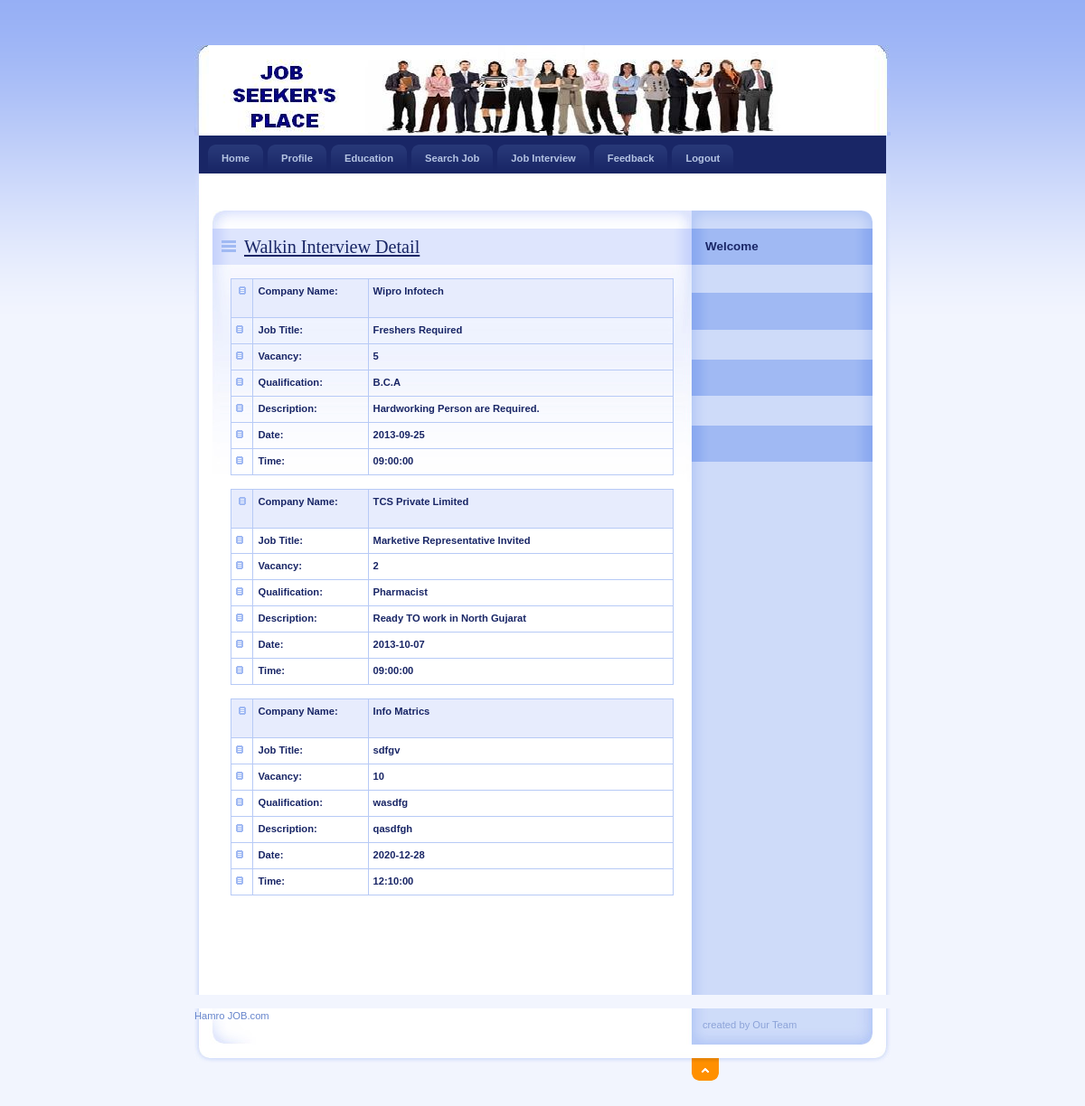
/JobSeeker/Walkin.php (signed in), run on the app's committed database.
### tables this page shows
CREATE TABLE `walkin_master` (
  `WalkInId` int(11) NOT NULL,
  `CompanyName` varchar(20) NOT NULL,
  `JobTitle` varchar(50) NOT NULL,
  `Vacancy` int(11) NOT NULL,
  `MinQualification` varchar(50) NOT NULL,
  `Description` varchar(100) NOT NULL,
  `InterviewDate` date NOT NULL,
  `InterviewTime` time NOT NULL
);

### JobSeeker/Walkin.php (the view, shortened to what this page needs)
<!DOCTYPE html PUBLIC "-//W3C//DTD XHTML 1.0 Strict//EN" "http://www.w3.org/TR/xhtml1/DTD/xhtml1-strict.dtd">
<html xmlns="http://www.w3.org/1999/xhtml" xml:lang="cs" lang="cs">
<head>
    <link rel="stylesheet" media="screen,projection" type="text/css" href="./css/main.css" />
    <link rel="stylesheet" media="print" type="text/css" href="./css/print.css" />
    <link rel="stylesheet" media="aural" type="text/css" href="./css/aural.css" />
</head>
<body id="www-url-cz">
<div id="main" class="box">
<?php
include "Header.php"
?>
<?php
include "menu.php"
?>
    <div id="page" class="box">
    <div id="page-in" class="box">
        <div id="strip" class="box noprint">
            <p id="breadcrumbs">&nbsp;</p>
        </div>
        <div id="content">
            <div class="article">
                <h2><span><a href="#">Walkin Interview Detail</a></span></h2>
                <?php
$con = mysqli_connect("localhost","root","","job");
$sql = "select * from Walkin_Master";
$result = mysqli_query($con,$sql);
while($row = mysqli_fetch_array($result))
{
$CompanyName=$row['CompanyName'];
$JobTitle=$row['JobTitle'];
$Vacancy=$row['Vacancy'];
$MinQualification=$row['MinQualification'];
$Description=$row['Description'];
$InterviewDate=$row['InterviewDate'];
$InterviewTime=$row['InterviewTime'];
?>
                <table width="100%" border="1" bordercolor="#1CB5F1" >
                  <tr>
                    <th width="5%" bgcolor="#1CB5F1" class="style3"><img src="../design/ico_cat.gif" alt="" width="8" height="9" /></th>
                  <th width="26%" height="32" bgcolor="#1CB5F1" class="style3"><div align="left" class="style9 style5"><strong>Company Name</strong>:</div></th>
                    <th width="69%" height="32" bgcolor="#1CB5F1" class="style3"><div align="left"><strong><?php echo $CompanyName;?></strong></div></th>
                  </tr>
                  <tr>
                    <td class="style3"><img src="../design/ico_cat.gif" alt="" width="8" height="9" /></td>
                   <td class="style3"><div align="left"><strong>Job Title:</strong></div></td>
                    <td class="style3"><div align="left" class="style9 style5"><strong><?php echo $JobTitle;?></strong></div></td>
                  </tr>
                  <tr>
                    <td class="style3"><img src="../design/ico_cat.gif" alt="" width="8" height="9" /></td>
                    <td class="style3"><div align="left" class="style9 style5"><strong>Vacancy</strong>:</div></td>
                    <td class="style3"><div align="left" class="style9 style5"><strong><?php echo $Vacancy;?></strong></div></td>
                  </tr>
                  <tr>
                    <td class="style3"><img src="../design/ico_cat.gif" alt="" width="8" height="9" /></td>
                    <td class="style3"><div align="left" class="style9 style5"><strong>Qualification:</strong></div></td>
                    <td class="style3"><div align="left" class="style9 style5"><strong><?php echo $MinQualification;?></strong></div></td>
                  </tr>
                  <tr>
                    <td class="style3"><img src="../design/ico_cat.gif" alt="" width="8" height="9" /></td>
                    <td class="style3"><div align="left" class="style9 style5"><strong>Description:</strong></div></td>
                    <td class="style3"><div align="left" class="style9 style5"><strong><?php echo $Description;?></strong></div></td>
                  </tr>
                  <tr>
                    <td class="style3"><img src="../design/ico_cat.gif" alt="" width="8" height="9" /></td>
                    <td class="style3"><div align="left" class="style9 style5"><strong>Date:</strong></div></td>
                    <td class="style3"><div align="left" class="style9 style5"><strong><?php echo $InterviewDate;?></strong></div></td>
                  </tr>
                  <tr>
                    <td class="style3"><img src="../design/ico_cat.gif" alt="" width="8" height="9" /></td>
                    <td class="style3"><div align="left" class="style9 style5"><strong>Time:</strong></div></td>
                    <td class="style3"><div align="left" class="style9 style5"><strong><?php echo $InterviewTime;?></strong></div></td>
                  </tr>
                  <?php
}
?>
  </table>
              <p>&nbsp;</p>
              <p class="btn-more box noprint">&nbsp;</p>
          </div>
        </div>
<?php
include "right.php"
?>
    </div>
    </div>
<?php
include "footer.php"
?>
</div>
</body>
</html>

### JobSeeker/css/main.css (style rules this page uses)
* { min-height:1px; }
body { border:0; margin:0; padding:0; background:#F2F5FE url("../design/bg.gif") 0 0 repeat-x; font:70%/160% "verdana",sans-serif; color:#192666; _text-align:center; }
a { color:#192666; }
p { border:0; margin:15px 0; padding:0; }
div { display:block; border:0; margin:0; padding:0; }
h1, h2, h3, h4, h5 { border:0; margin:15px 0 10px 0; padding:0; font-weight:bold; }
h2 { font-size:180%; line-height:100%; font-family:"georgia",serif; font-weight:normal; }
table { display:table; border-collapse:collapse; margin:15px 0; padding:0; border:1px solid #B7CAF6; font-size:100%; }
tr { display:table-row; }
th, td { display: table-cell; border:1px solid #B7CAF6; margin:0; padding:5px; vertical-align:top; text-align:left; }
th { background:#E7ECFD; text-align:center; color:#192666; font-weight:bold; }
a, img, span { border:0; margin:0; padding:0; }
strong, .strong { font-weight:bold; }
.box { min-height:1px; _height:1px; }
.box:after { content:"."; display:block; line-height:0px; font-size:0px; visibility:hidden; clear:both; }
#main { width:770px; margin:50px auto 0 auto; _text-align:left; }
#page { width:770px; min-height:1px; background:#FFF url("../design/bg_page.gif") 0 0 repeat-y; _height:1px; }
#page-in { min-height:1px; padding:10px 0; background:url("../design/bg_page_in.jpg") 0 0 no-repeat; _height:1px; }
#strip { position:relative; clear:both; padding:3px 20px 10px 20px; color:#6182D1; }
#strip p { margin:0; }
#strip #breadcrumbs { width:520px; margin:0; padding:0; }
#content { float:left; width:530px; _width:550px; margin:0; padding:0 0 0 20px; }
#content .article { clear:both; margin:0; padding:20px; background:url("../design/content_article_bg.jpg") 0 0 no-repeat; }
#content .article h2 { margin:0 -20px; padding:10px; background:#DEE5FD url("../design/content_title_bg.gif") 0 0 repeat-y; color:#192666; }
#content .article h2 span { background:url("../design/ico_list.gif") 0 50% no-repeat; padding-left:25px; }
#content .article p { text-align:justify; }
#content .btn-more { margin:0 0 15px 0; padding:0; border:0; position:relative; }

### JobSeeker/css/print.css (style rules this page uses)
body { border:0; margin:0; padding:0; font-size:12pt }
a { color:#000; text-decoration:none; }
h1, h2, h3 { page-break-after:avoid; page-break-inside:avoid; }
table { border-collapse: collapse; border-width:1px; border-style:solid; }
th, td { display:table-cell; border-width:1px; border-style:solid; }
.noprint { display:none; }

### JobSeeker/css/aural.css (style rules this page uses)
body { voice-family:paul,male; volume:loud; speech-rate:slow; richness:90; stress:20; }
h1, h2, h3, h4, h5 { cue-before:url("ping.au"); }
p, table { pause:50ms; }
strong { pitch:medium; pitch-range:60; stress:90; richness:90; }

### JobSeeker/Walkin.php (style rules this page uses)
.style3 { font-weight: bold }

### data on the page
walkin_master: CompanyName "Wipro Infotech", JobTitle "Freshers Required", Vacancy "5", MinQualification "B.C.A", Description "Hardworking Person are Required.", InterviewDate "2013-09-25", InterviewTime "09:00:00"
walkin_master: CompanyName "TCS Private Limited", JobTitle "Marketive Representative Invited", Vacancy "2", MinQualification "Pharmacist", Description "Ready TO work in North Gujarat", InterviewDate "2013-10-07", InterviewTime "09:00:00"
walkin_master: CompanyName "Info Matrics", JobTitle "sdfgv", Vacancy "10", MinQualification "wasdfg", Description "qasdfgh", InterviewDate "2020-12-28", InterviewTime "12:10:00"
